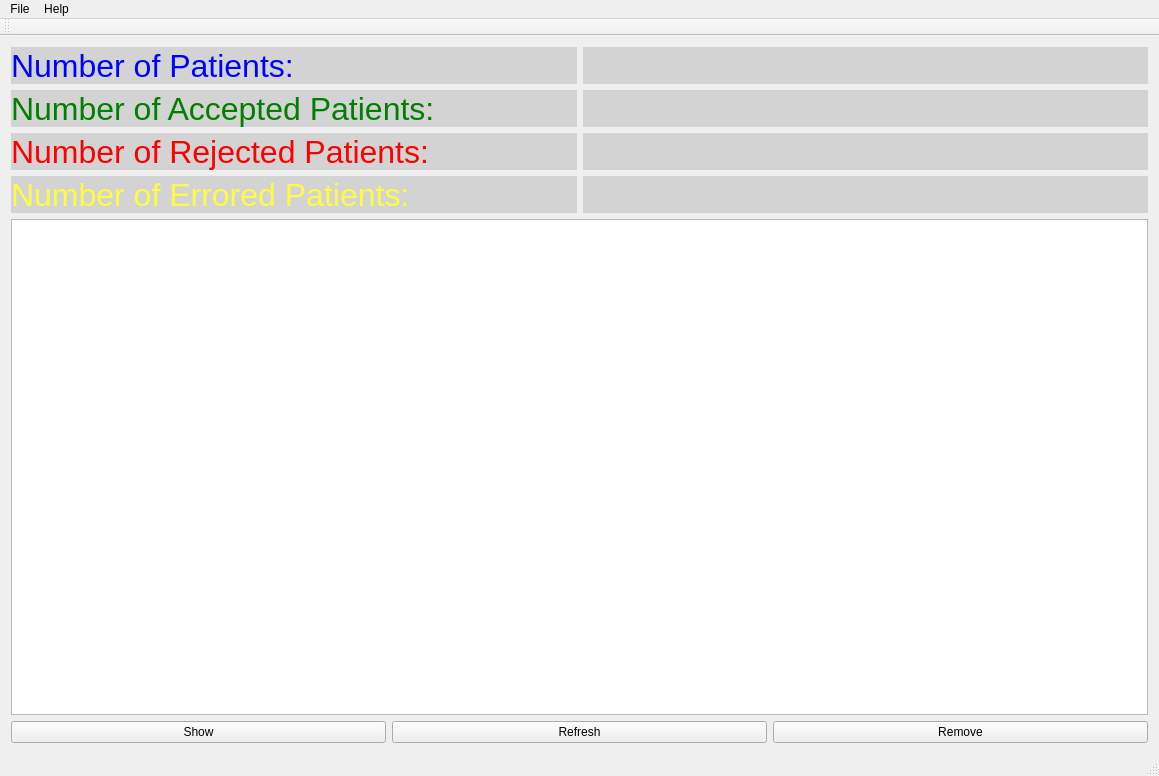
<?xml version="1.0" encoding="UTF-8"?>
<ui version="4.0">
 <class>VerifEyeClass</class>
 <widget class="QMainWindow" name="VerifEyeClass">
  <property name="geometry">
   <rect>
    <x>0</x>
    <y>0</y>
    <width>1159</width>
    <height>776</height>
   </rect>
  </property>
  <property name="windowTitle">
   <string>VerifEye</string>
  </property>
  <widget class="QWidget" name="centralWidget">
   <layout class="QGridLayout" name="gridLayout">
    <item row="0" column="0">
     <layout class="QVBoxLayout" name="verticalLayout">
      <item>
       <layout class="QHBoxLayout" name="horizontalLayout_2">
        <item>
         <widget class="QLabel" name="num_patients">
          <property name="styleSheet">
           <string notr="true">font-size: 32px;
color: blue;
background-color: lightgray;</string>
          </property>
          <property name="text">
           <string>Number of Patients: </string>
          </property>
         </widget>
        </item>
        <item>
         <widget class="QLabel" name="num_patients_2">
          <property name="styleSheet">
           <string notr="true">font-size: 32px;
color: blue;
background-color: lightgray;</string>
          </property>
          <property name="text">
           <string/>
          </property>
         </widget>
        </item>
       </layout>
      </item>
      <item>
       <layout class="QHBoxLayout" name="horizontalLayout_3">
        <item>
         <widget class="QLabel" name="num_accepted">
          <property name="styleSheet">
           <string notr="true">font-size: 32px;
color: green;
background-color: lightgray;</string>
          </property>
          <property name="text">
           <string>Number of Accepted Patients: </string>
          </property>
         </widget>
        </item>
        <item>
         <widget class="QLabel" name="num_accepted_2">
          <property name="styleSheet">
           <string notr="true">font-size: 32px;
color: green;
background-color: lightgray;</string>
          </property>
          <property name="text">
           <string/>
          </property>
         </widget>
        </item>
       </layout>
      </item>
      <item>
       <layout class="QHBoxLayout" name="horizontalLayout_4">
        <item>
         <widget class="QLabel" name="num_rejected">
          <property name="styleSheet">
           <string notr="true">font-size: 32px;
color: red;
background-color: lightgray;
</string>
          </property>
          <property name="text">
           <string>Number of Rejected Patients: </string>
          </property>
         </widget>
        </item>
        <item>
         <widget class="QLabel" name="num_rejected_2">
          <property name="styleSheet">
           <string notr="true">font-size: 32px;
color: red;
background-color: lightgray;
</string>
          </property>
          <property name="text">
           <string/>
          </property>
         </widget>
        </item>
       </layout>
      </item>
      <item>
       <layout class="QHBoxLayout" name="horizontalLayout_5">
        <item>
         <widget class="QLabel" name="num_errored">
          <property name="styleSheet">
           <string notr="true">font-size: 32px;
color: #fffb42;
background-color: lightgray;</string>
          </property>
          <property name="text">
           <string>Number of Errored Patients: </string>
          </property>
         </widget>
        </item>
        <item>
         <widget class="QLabel" name="num_errored_2">
          <property name="styleSheet">
           <string notr="true">font-size: 32px;
color: #fffb42;
background-color: lightgray;</string>
          </property>
          <property name="text">
           <string/>
          </property>
         </widget>
        </item>
       </layout>
      </item>
      <item>
       <widget class="QTableView" name="patient_table">
        <property name="styleSheet">
         <string notr="true">font-size: 25px;</string>
        </property>
        <attribute name="horizontalHeaderStretchLastSection">
         <bool>true</bool>
        </attribute>
       </widget>
      </item>
      <item>
       <layout class="QHBoxLayout" name="horizontalLayout">
        <item>
         <widget class="QPushButton" name="pushButton_show">
          <property name="text">
           <string>Show</string>
          </property>
         </widget>
        </item>
        <item>
         <widget class="QPushButton" name="pushButton_refresh">
          <property name="text">
           <string>Refresh</string>
          </property>
         </widget>
        </item>
        <item>
         <widget class="QPushButton" name="remove">
          <property name="text">
           <string>Remove</string>
          </property>
         </widget>
        </item>
       </layout>
      </item>
     </layout>
    </item>
   </layout>
  </widget>
  <widget class="QMenuBar" name="menuBar">
   <property name="geometry">
    <rect>
     <x>0</x>
     <y>0</y>
     <width>1159</width>
     <height>26</height>
    </rect>
   </property>
   <widget class="QMenu" name="menuFile">
    <property name="title">
     <string>File</string>
    </property>
    <addaction name="actionNewPatient"/>
    <addaction name="actionOpen_Patient"/>
    <addaction name="separator"/>
    <addaction name="actionExit_2"/>
   </widget>
   <widget class="QMenu" name="menuHelp">
    <property name="title">
     <string>Help</string>
    </property>
    <addaction name="actionAbout"/>
   </widget>
   <addaction name="menuFile"/>
   <addaction name="menuHelp"/>
  </widget>
  <widget class="QToolBar" name="mainToolBar">
   <attribute name="toolBarArea">
    <enum>TopToolBarArea</enum>
   </attribute>
   <attribute name="toolBarBreak">
    <bool>false</bool>
   </attribute>
  </widget>
  <widget class="QStatusBar" name="statusBar"/>
  <action name="actionNewPatient">
   <property name="text">
    <string>New Patient</string>
   </property>
  </action>
  <action name="actionOpen_Patient">
   <property name="text">
    <string>Open Patient</string>
   </property>
  </action>
  <action name="actionExit">
   <property name="text">
    <string>Exit</string>
   </property>
  </action>
  <action name="actionAbout">
   <property name="text">
    <string>About</string>
   </property>
  </action>
  <action name="actionRefresh">
   <property name="text">
    <string>Refresh</string>
   </property>
  </action>
  <action name="actionExit_2">
   <property name="text">
    <string>Exit</string>
   </property>
  </action>
 </widget>
 <layoutdefault spacing="6" margin="11"/>
 <resources>
  <include location="VerifEye.qrc"/>
 </resources>
 <connections/>
</ui>
